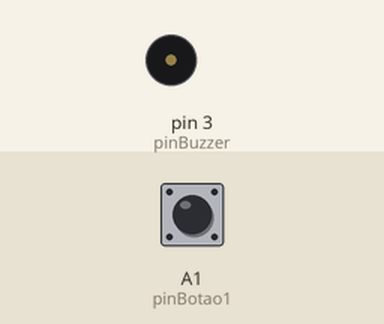
Simulated run of this sketch. Board: Arduino Uno, built with avr-gcc and run on an emulated ATmega328P. Parts: buzzer (waves = sounding, pin HIGH). The test bench sets the inputs (shaded band); at power-on: A1 (pinBotao1) LOW.

Above: at 1.2 s.
1.3 s: A1 (pinBotao1) pulled HIGH for 0.15 s
At 1.37 s:
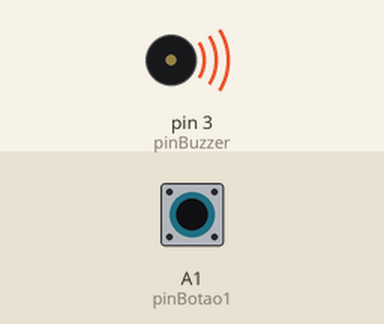
2.9 s: A1 (pinBotao1) pulled HIGH for 3.2 s
At 7.4 s:
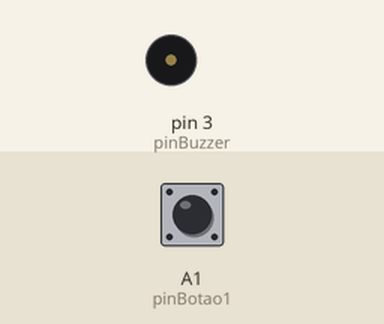
Timing chart, 0 to 8.9 s (numbered marks = the images above; inputs shaded):
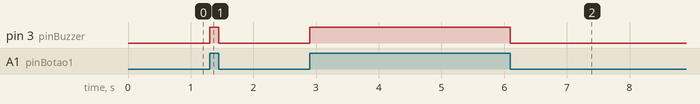

Measured:
- after the input at 1.3 s, pin 3 (pinBuzzer): LOW → HIGH at once, → LOW 0.15 s later
- after the input at 2.9 s, pin 3 (pinBuzzer): LOW → HIGH at once, → LOW 3.2 s later

The sketch:

MultiShield_Buzzer.ino
```cpp
// Exemplo de uso da Multi Function Shield - Buzzer
// DQ, dez/2016
// http://dqsoft.blogspot.com

const int pinBotao1 = A1;
const int pinBuzzer = 3;

void setup() {
  pinMode (pinBuzzer, OUTPUT);
  digitalWrite (pinBuzzer, HIGH);
}

void loop() {
  digitalWrite (pinBuzzer, digitalRead(pinBotao1));
}
```
